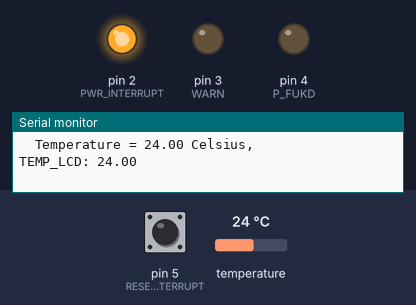
The sketch below on a simulated Arduino Uno, built with avr-gcc and run on an emulated ATmega328P. Parts: output pins drawn as LEDs (lit = HIGH), the last lines printed to the serial monitor. The inputs (shaded band) are chosen by the test bench; at power-on: pin 5 (RESET_PWR_INTERRUPT) LOW, temperature 24 °C. Pins used as bus, display or sensor lines are not drawn.

Above: at 2.0 s.
2.1 s: pin 5 (RESET_PWR_INTERRUPT) pulled HIGH for 0.8 s
At 3.2 s:
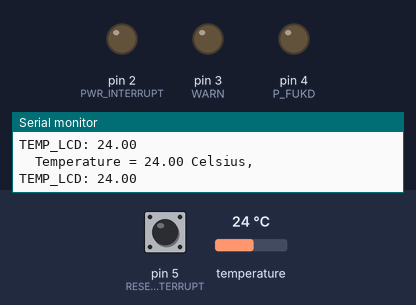
Timing chart, 0 to 5.1 s (numbered marks = the images above; inputs shaded):
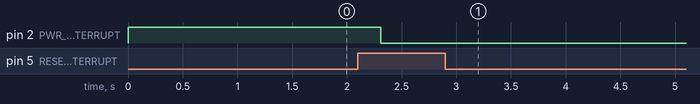

The sketch:

freezer_monitor.ino
```cpp
#include <OneWire.h>
#include <LiquidCrystal.h>
#include "tempmonitor.h"

long fuktTempHitMillis = -1;
long warnTempHitMillis = -1;

boolean powerTripped = true;
boolean warn = false;
boolean fukd = false;

LiquidCrystal lcd(12, 13, 8, 9, 10, 11);
OneWire  ds(TEMP_PROBE);  // on pin 10 (a 4.7K resistor is necessary)

void setup() {
  Serial.begin(9600);

  pinMode(PWR, OUTPUT);
  pinMode(PWR_INTERRUPT, OUTPUT);
  pinMode(WARN, OUTPUT);
  pinMode(P_FUKD, OUTPUT);
  pinMode(RESET_PWR_INTERRUPT, INPUT);

  digitalWrite(PWR, HIGH);
  digitalWrite(PWR_INTERRUPT, HIGH);
  digitalWrite(WARN, LOW);
  digitalWrite(P_FUKD, LOW);
}

void loop(void) {
  checkPwrTrip();
  readTemp();
}

void lcdDisplay(float temp){
//  float temp = (float) random(10000);
//  temp /= 100;
//  temp -= 50;
Serial.print("TEMP_LCD: ");
Serial.println(temp);

  String output="";
  output+=temp;
  lcd.setCursor(0, 0);
  //lcd.clear();
  lcd.print(output+"     ");
}


void logTemp(float temp){
  checkWarn(temp);
  checkFukt(temp);
  lcdDisplay(temp);
}

void checkPwrTrip(){
  if ( digitalRead(RESET_PWR_INTERRUPT) == HIGH ) powerTripped = false;
  if (!powerTripped) digitalWrite(PWR_INTERRUPT, LOW);
}

void checkWarn(float temp){
 if(temp > WARN_TEMP){
   if (warnTempHitMillis < 0) warnTempHitMillis = millis();
   else if ( ((millis() - warnTempHitMillis) / 1000 / 60 ) >= WARN_TIME_MINS) warn = true;

   if(warn) digitalWrite(WARN, HIGH);
 }
}

void checkFukt(float temp){
 if(temp > FUKT_TEMP){
   if (fuktTempHitMillis < 0) fuktTempHitMillis = millis();
   else if ( ((millis() - fuktTempHitMillis) / 1000 / 60) >= FUKT_TIME_MINS) fukd = true;

   if(fukd) digitalWrite(P_FUKD, HIGH);
 }
}

/* Hacked copypasta from the 1wire example. */
void readTemp() {
  byte i;
  byte present = 0;
  byte type_s;
  byte data[12];
  byte addr[8];
  float celsius, fahrenheit;

  if ( !ds.search(addr)) {
//    Serial.println("No more addresses.");
//    Serial.println();
    ds.reset_search();
    delay(250);
    return;
  }

//  Serial.print("ROM =");
//  for( i = 0; i < 8; i++) {
//    Serial.write(' ');
//    Serial.print(addr[i], HEX);
//  }

  if (OneWire::crc8(addr, 7) != addr[7]) {
      Serial.println("CRC is not valid!");
      return;
  }

//  // the first ROM byte indicates which chip
//  switch (addr[0]) {
//    case 0x10:
//      Serial.println("  Chip = DS18S20");  // or old DS1820
//      type_s = 1;
//      break;
//    case 0x28:
//      Serial.println("  Chip = DS18B20");
//      type_s = 0;
//      break;
//    case 0x22:
//      Serial.println("  Chip = DS1822");
//      type_s = 0;
//      break;
//    default:
//      Serial.println("Device is not a DS18x20 family device.");
//      return;
//  }

  ds.reset();
  ds.select(addr);
  ds.write(0x44, 1);        // start conversion, with parasite power on at the end

  delay(1000);     // maybe 750ms is enough, maybe not
  // we might do a ds.depower() here, but the reset will take care of it.

  present = ds.reset();
  ds.select(addr);
  ds.write(0xBE);         // Read Scratchpad

//  Serial.print("  Data = ");
//  Serial.print(present, HEX);
//  Serial.print(" ");
  for ( i = 0; i < 9; i++) {           // we need 9 bytes
    data[i] = ds.read();
  }
//  Serial.print(" CRC=");
//  Serial.print(OneWire::crc8(data, 8), HEX);
//  Serial.println();

  // Convert the data to actual temperature
  // because the result is a 16 bit signed integer, it should
  // be stored to an "int16_t" type, which is always 16 bits
  // even when compiled on a 32 bit processor.
  int16_t raw = (data[1] << 8) | data[0];
  if (type_s) {
    raw = raw << 3; // 9 bit resolution default
    if (data[7] == 0x10) {
      // "count remain" gives full 12 bit resolution
      raw = (raw & 0xFFF0) + 12 - data[6];
    }
  } else {
    byte cfg = (data[4] & 0x60);
    // at lower res, the low bits are undefined, so let's zero them
    if (cfg == 0x00) raw = raw & ~7;  // 9 bit resolution, 93.75 ms
    else if (cfg == 0x20) raw = raw & ~3; // 10 bit res, 187.5 ms
    else if (cfg == 0x40) raw = raw & ~1; // 11 bit res, 375 ms
    //// default is 12 bit resolution, 750 ms conversion time
  }
  celsius = (float)raw / 16.0;
  fahrenheit = celsius * 1.8 + 32.0;
  Serial.print("  Temperature = ");
  Serial.print(celsius);
  Serial.println(" Celsius, ");

  logTemp(celsius);
}
```

tempmonitor.h
```cpp
#define SET_TEMP -20

#define FUKT_TEMP 0
#define FUKT_TIME_MINS 1

#define WARN_TEMP -10
#define WARN_TIME_MINS 30

enum pins {
  PWR = 0,
  PWR_INTERRUPT = 2,
  WARN = 3,
  P_FUKD = 4,
  RESET_PWR_INTERRUPT = 5,
  TEMP_PROBE = 6
};
```

Measured:
- after the input at 2.1 s, pin 2 (PWR_INTERRUPT): HIGH → LOW after 0.21 s
